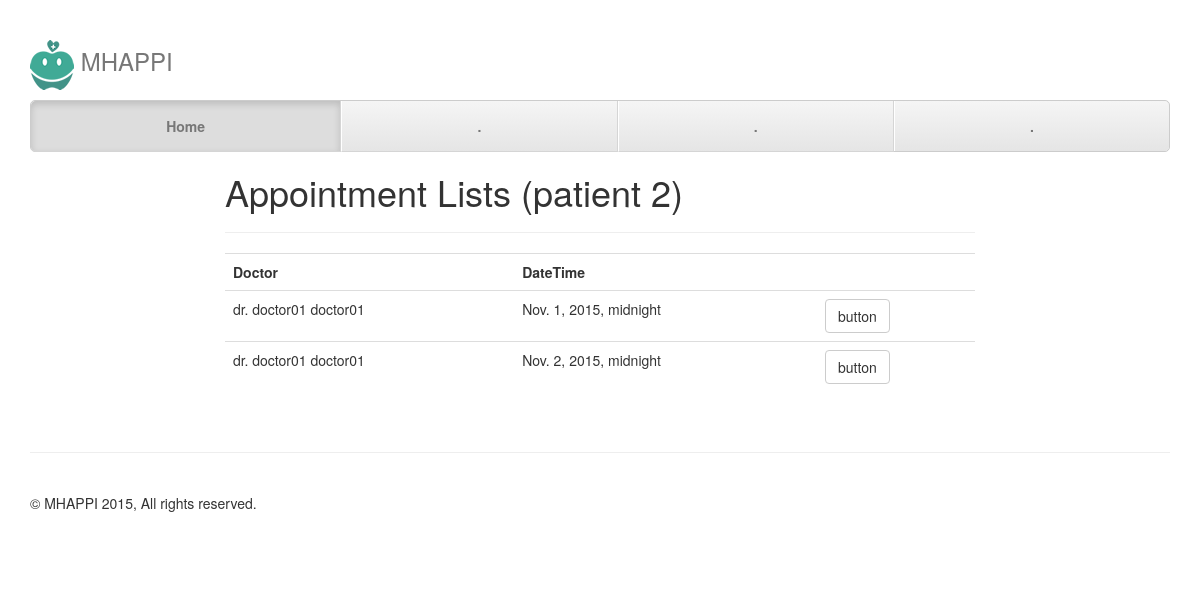
The app's page /list_appointment/2/ with its own data.
### apps/appointment/models.py (models this page shows, shortened)
class Appointment(models.Model):
	patient = models.ForeignKey('authentication.Patient')
	clinic_time = models.ForeignKey('appointment.ClinicTime')
	appointment_status = models.SmallIntegerField()

class ClinicTime(models.Model):
	officer = models.ForeignKey('authentication.Officer')
	clinic_datetime = models.DateTimeField()
	clinic_status = models.SmallIntegerField()

### apps/authentication/models.py (models this page shows, shortened)
class Officer(models.Model):
	GENDER_CHOICES = (
		(1, "Male"),
		(2, "Female"),
		(3, "Others"),
	)
	POSITION_CHOICES = (
		(1, "Staff"),
		(2, "Doctor"),
		(3, "Nurse"),
		(4, "Pharmacist"),
	)
	user = models.ForeignKey(User, default = 0)
	hospital_id = models.CharField(max_length = 20)
	national_id = models.CharField(max_length = 20)
	prefix_name = models.CharField(max_length = 200)
	first_name = models.CharField(max_length = 200)
	last_name = models.CharField(max_length = 200)
	gender = models.IntegerField(choices = GENDER_CHOICES)
	birthdate = models.DateField()
	address = models.CharField(max_length = 500)
	phone = models.CharField(max_length = 200)
	email = models.CharField(max_length = 200)
	specialist = models.CharField(max_length = 200)
	position = models.IntegerField(choices = POSITION_CHOICES, default = 1)

### apps/appointment/views.py (the view)
# urls.py: url(r'^list_appointment/([0-9]+)/$', appo_view.list_appointment, name='list_appointment'),
def list_appointment(request, pid):
    appointments = Appointment.objects.filter(patient_id=pid)
    data = {
        'appointments' : appointments,
        'patient_id' : pid,
    }
    return render(request, 'list_appointment.html', data)

### apps/appointment/templates/list_appointment.html
{% extends "base.html" %}
{% block main %}
    <div id="login" class="row">
        <div class="col-md-8 col-md-offset-2">
            <h1>Appointment Lists (patient {{ patient_id }})</h1>
            <hr/>
            <table class="table">
            	<tr>
            		<th>Doctor</th>
            		<th>DateTime</th>
            		<th></th>
            	</tr>
            	{% for appointment in appointments %}
            	<tr>
            		<td>dr. {{ appointment.clinic_time.officer.first_name }} {{ appointment.clinic_time.officer.first_name }}</td>
            		<td>{{ appointment.clinic_time.clinic_datetime }}</td>
            		<td>
            			<a class="btn btn-default" href="#">button</a>
            		</td>
            	</tr>
            	{% endfor %}
            </table>
        </div>
    </div>
{% endblock %}

### static/css/justified-nav.css (style rules this page uses)
body { padding-top: 20px; }

### records on screen
Appointment: clinic_time.officer.first_name "doctor01", clinic_time.clinic_datetime "Nov. 1, 2015, midnight"
Appointment: clinic_time.officer.first_name "doctor01", clinic_time.clinic_datetime "Nov. 2, 2015, midnight"

### other values on screen
{{ patient_id }} "2"
